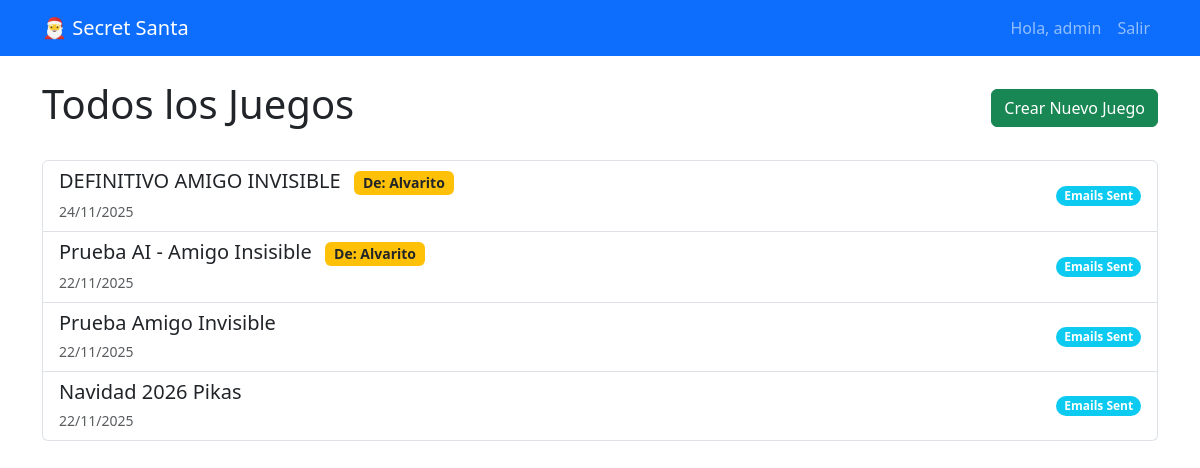
The app's page / (signed in) with its own data.
### secretsanta/models.py (models this page shows, shortened)
class Game(models.Model):
    class Status(models.TextChoices):
        DRAFT = 'draft', _('Draft')
        DRAWN = 'drawn', _('Drawn')
        EMAILS_SENT = 'emails_sent', _('Emails Sent')
        EMAILS_ERROR = 'emails_error', _('Emails Error')
    owner = models.ForeignKey(User, on_delete=models.CASCADE, related_name='games')
    name = models.CharField(max_length=200)
    description = models.TextField(blank=True)
    created_at = models.DateTimeField(auto_now_add=True)
    updated_at = models.DateTimeField(auto_now=True)
    status = models.CharField(
        max_length=20,
        choices=Status.choices,
        default=Status.DRAFT,
    )

### secretsanta/views.py (the view)
# urls.py: path('', views.GameListView.as_view(), name='game_list'),
class GameListView(LoginRequiredMixin, ListView):
    model = Game
    template_name = 'secretsanta/game_list.html'
    context_object_name = 'games'
    def get_queryset(self):
        if self.request.user.is_superuser:
            return Game.objects.all().order_by('-created_at')
        return Game.objects.filter(owner=self.request.user).order_by('-created_at')

### secretsanta/templates/secretsanta/game_list.html
{% extends 'base.html' %}
{% block content %}
<div class="d-flex justify-content-between align-items-center mb-4">
    <h1>{% if user.is_superuser %}Todos los Juegos{% else %}Mis Juegos{% endif %}</h1>
    <a href="{% url 'game_add' %}" class="btn btn-success">Crear Nuevo Juego</a>
</div>
{% if games %}
<div class="list-group">
    {% for game in games %}
    <a href="{% url 'game_detail' game.pk %}"
        class="list-group-item list-group-item-action d-flex justify-content-between align-items-center">
        <div>
            <h5 class="mb-1">
                {{ game.name }}
                {% if user.is_superuser and game.owner != user %}
                <span class="badge bg-warning text-dark ms-2" style="font-size: 0.7em;">De: {{ game.owner.username }}</span>
                {% endif %}
            </h5>
            <small class="text-muted">{{ game.created_at|date:"d/m/Y" }}</small>
        </div>
        <span
            class="badge bg-{% if game.status == 'draft' %}secondary{% elif game.status == 'drawn' %}primary{% else %}info{% endif %} rounded-pill">
            {{ game.get_status_display }}
        </span>
    </a>
    {% endfor %}
</div>
{% else %}
<div class="alert alert-info">
    No tienes juegos creados. ¡Crea uno para empezar!
</div>
{% endif %}
{% endblock %}

### secretsanta/templates/base.html (shortened to what this page needs)
<!DOCTYPE html>
<html lang="es">
<head>
    <link href="https://cdn.jsdelivr.net/npm/bootstrap@5.3.0/dist/css/bootstrap.min.css" rel="stylesheet">
</head>
<body>
    <nav class="navbar navbar-expand-lg navbar-dark bg-primary mb-4">
        <div class="container">
            <a class="navbar-brand" href="{% url 'game_list' %}">🎅 Secret Santa</a>
            <div class="collapse navbar-collapse" id="navbarNav">
                <ul class="navbar-nav ms-auto">
                    {% if user.is_authenticated %}
                        <li class="nav-item">
                            <span class="nav-link">Hola, {{ user.username }}</span>
                        </li>
                        <li class="nav-item">
                            <form action="{% url 'logout' %}" method="post" class="d-inline">
                                <button type="submit" class="btn btn-link nav-link">Salir</button>
                            </form>
                        </li>
                    {% else %}
                        <li class="nav-item">
                            <a class="nav-link" href="{% url 'login' %}">Entrar</a>
                        </li>
                    {% endif %}
                </ul>
            </div>
        </div>
    </nav>
    <div class="container">
        {% block content %}{% endblock %}
    </div>
</body>
</html>

### records on screen
Game: name "DEFINITIVO AMIGO INVISIBLE", owner.username "Alvarito", created_at "24/11/2025", status "Emails Sent"
Game: name "Prueba AI - Amigo Insisible", owner.username "Alvarito", created_at "22/11/2025", status "Emails Sent"
Game: name "Prueba Amigo Invisible", created_at "22/11/2025", status "Emails Sent"
Game: name "Navidad 2026 Pikas", created_at "22/11/2025", status "Emails Sent"

### other values on screen
{{ user.username }} "admin"
